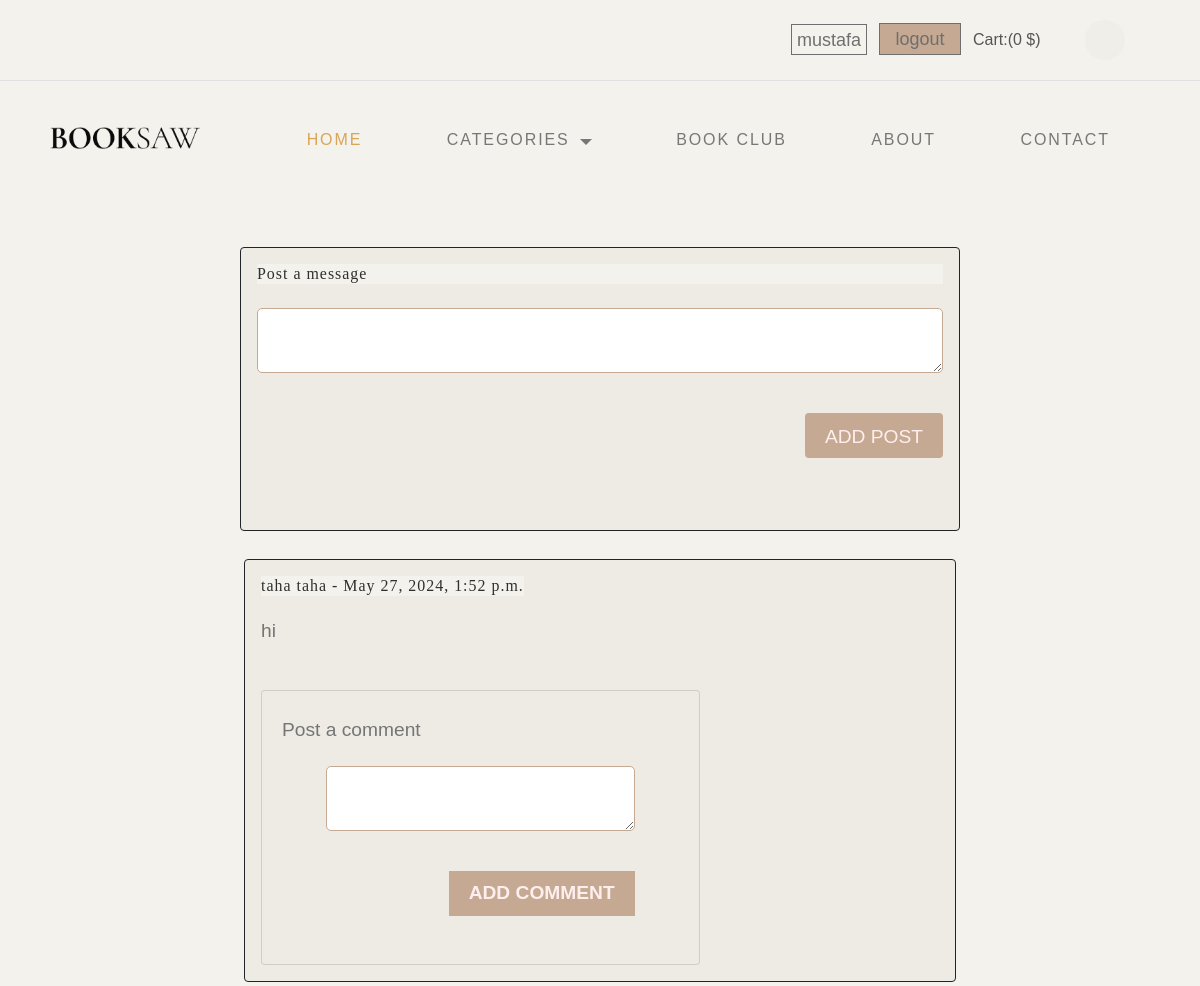
The app's page /wall (signed in) with its own data.
### store_app/models.py (models this page shows)
class User(models.Model):
    first_name = models.CharField(max_length=45)
    last_name = models.CharField(max_length=45)
    email = models.CharField(max_length=128)
    password = models.CharField(max_length=64)
    birthday = models.DateField(null=True)
    gender = models.CharField(max_length=7)
    created_at = models.DateTimeField(auto_now_add=True)
    updated_at = models.DateTimeField(auto_now=True)
    objects = UserManager()

class Post(models.Model):
    message = models.TextField()
    created_at = models.DateTimeField(auto_now_add=True)
    updated_at = models.DateTimeField(auto_now=True)
    user = models.ForeignKey(User, related_name='posts', on_delete=models.CASCADE)
    objects = PostManager()

### store_app/views.py (the view)
# urls.py: path('wall',views.main_wall,name='wall'),
def main_wall(request):
    if not 'userID' in request.session:
        return redirect('/')
    data={
        "user":User.objects.get(id=request.session['userID']),
        "posts":Post.objects.all().order_by('-updated_at'),
    }
    return render(request,'wall_page.html',data)

### store_app/templates/wall_page.html (shortened to what this page needs)
<!DOCTYPE html>
<html lang="en">
<head>
  <link href="https://cdn.jsdelivr.net/npm/bootstrap@5.0.2/dist/css/bootstrap.min.css" rel="stylesheet"
>
  {% load static %}
  <link rel="stylesheet" href="{% static 'css/wall_page_style.css' %}">
  <link rel="stylesheet" type="text/css" href="{% static 'css/normalize.css' %}">
  <link rel="stylesheet" type="text/css" href="{% static '/css/vendor.css'%}">
  <link rel="stylesheet" type="text/css" href="{% static 'css/style1.css'%}">
</head>
<body>
  <div id="header-wrap">
    <div class="top-content">
      <div class="container">
        <div class="row">
          <div class="col-md-6">
          </div>
          <div class="col-md-6">
            <div class="right-element">
              {% if not 'userID' in request.session %}
              <a href="/login" class="user-account for-buy"><i class="icon icon-user"></i><span>Account</span></a>
              {% else %}
              <a id="account" href="/user/{{user.id}}">{{user.first_name}}</a>
              <a id="logout" href="/logout" class="logoutbtn mx-2">logout</a>
              {% endif %}
              <a href="#" class="cart for-buy"><span>Cart:(0 $)</span></a>
              <div class="action-menu">
                <div class="search-bar">
                  <form role="search" method="get" class="search-box">
                    <input class="search-field text search-input" placeholder="Search" type="search">
                  </form>
                </div>
              </div>
            </div>
          </div>
        </div>
      </div>
    </div>
    <header id="header">
      <div class="container">
        <div class="row">
          <div class="col-md-2">
            <div class="main-logo">
              <a href="index.html"><img src="{% static 'images/main-logo.png' %}" alt="logo"></a>
            </div>
          </div>
          <div class="col-md-10">
            <nav id="navbar">
              <div class="main-menu stellarnav">
                <ul class="menu-list">
                  <li class="menu-item active"><a href="/main" data-effect="Home">Home</a></li>
                  <li class="menu-item has-sub">
                    <a href="#pages" class="nav-link" data-effect="Pages">Categories</a>
                  </li>
                  <li class="menu-item"><a href="#latest-blog" class="nav-link" data-effect="Articles">Book Club</a></li>
                  <li class="menu-item"><a href="/contact" class="nav-link" data-effect="About">About</a></li>
                  <li class="menu-item"><a href="/contact" class="nav-link" data-effect="Contact">Contact</a></li>
                </ul>
              </div>
            </nav>
          </div>
        </div>
      </div>
    </header>
  </div>
  <div class="container mt-5">
    <div class="row justify-content-center">
      <div class="col-md-8">
        <div class="card border-dark">
          <div class="card-body form-container">
            <h5 class="card-title mb-4">Post a message
            </h5>
            <form class="d-flex flex-column" action="/addPost" method="post">
              <textarea class="p-2 custom-textarea" name="post_message" id="post" rows="3"></textarea>
              <div class="d-flex justify-content-end">
                <button class="btn mt-3" type="submit">Add Post</button>
              </div>
            </form>
          </div>
        </div>
      </div>
    </div>
    {% for post in posts %}
    <div class="row justify-content-center mt-4">
      <div class="col-md-8">
        <div class="card m-1 border-dark">
          <div class="card-body p-3">
            <div class="d-flex justify-content-between">
              <h5 class="card-title">{{ post.user.first_name }} {{ post.user.last_name }} - <span>{{ post.updated_at }}</span></h5>
            </div>
            <p class="mt-2">{{ post.message }}</p>
            <div class="row mt-3">
              <div class="col-md-8">
                <div class="card card-bg-custom">
                  <div class="card-body px-3">
                    <p class="card-title pt-1 px-1">Post a comment
                    </p>
                    <form class="d-flex flex-column mx-5 my-3" action="/addComment/{{ post.id }}" method="post">
                      <textarea class="custom-textarea" name="comment_message" id="comment" rows="3"></textarea>
                      <div class="d-flex justify-content-end">
                        <button class="mybtn mt-3" type="submit">Add Comment</button>
                      </div>
                    </form>
                  </div>
                </div>
              </div>
            </div>
          </div>
        </div>
      </div>
    </div>
    {% endfor %}
  </div>
</body>
</html>

### store_app/static/css/wall_page_style.css (style rules this page uses)
body, .card { background-color: #EDEBE4; font-family: Arial, sans-serif; font-size: 1.2rem; }
.mybtn, .btn { background-color: #C5A992; color: rgb(255, 238, 238); border: none; padding: 10px 20px; cursor: pointer; font-size: 1.2rem; height: 45px; }
.custom-textarea { width: 100%; padding: 10px; border: 1px solid #C5A992; border-radius: 5px; font-size: 1.2rem; }

### records on screen
User: first_name "mustafa"
Post: user.first_name "taha", user.last_name "taha", updated_at "May 27, 2024, 1:52 p.m.", message "hi"
